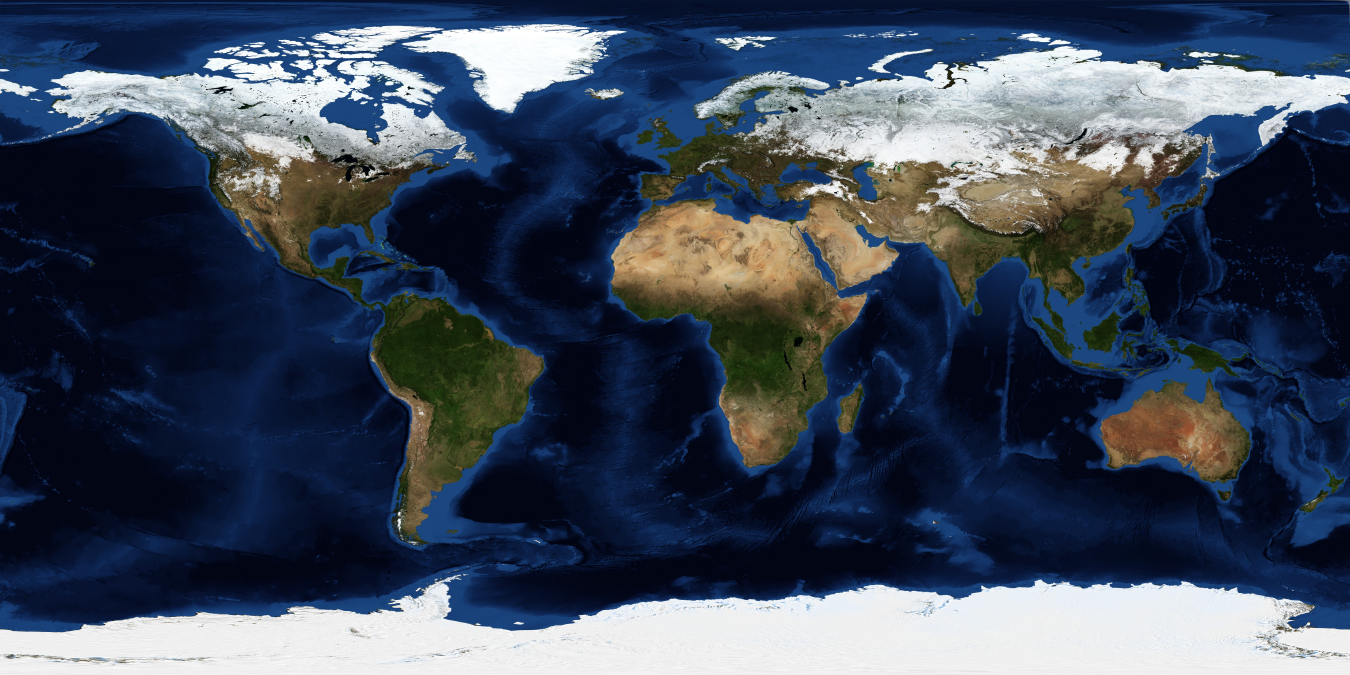
#> input picture assets-src/marsocean/earth_topobathy_5400.jpg, 5400 x 2700 px, given in place of map_src4.5.png, which was not available (shown at 1/4 size)
$ python highways_bake1.py ../marsocean ../marsocean/spacific_relief_4k.jpg
#> lines starting #> are read from the running program, lines starting #| are printed output that depends on the picture
# Stage 1: clean base plate, NJ mask, highway alpha, all in base (map_src4.5) 4K coordinates. Saves .npy to scratch.
import numpy as np, cv2, sys
R=sys.argv[1]; S=sys.argv[2]
base=cv2.imread(f'{R}/map_src4.5.png',cv2.IMREAD_GRAYSCALE)
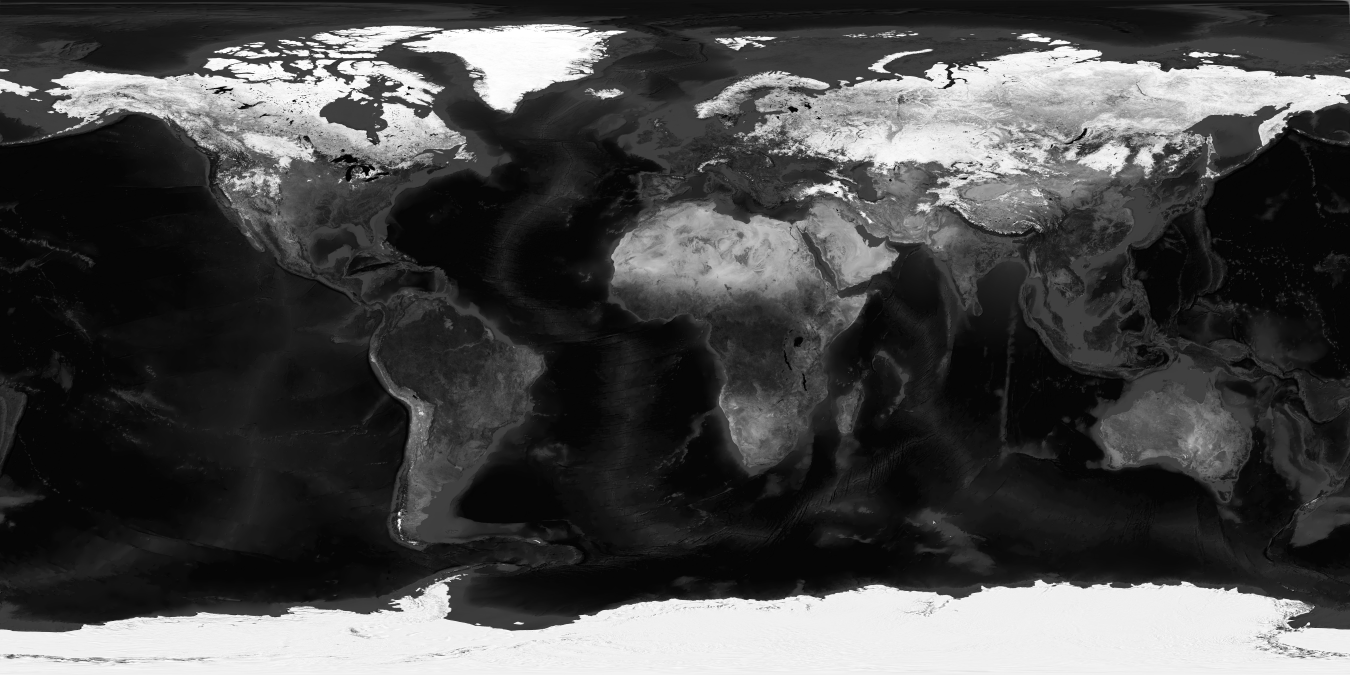
#> base: shape (2700, 5400) (shown at 1/4 size); min 0, max 255, mean 72.5
fin=cv2.imread(f'{R}/map_src10.25.png',cv2.IMREAD_GRAYSCALE)
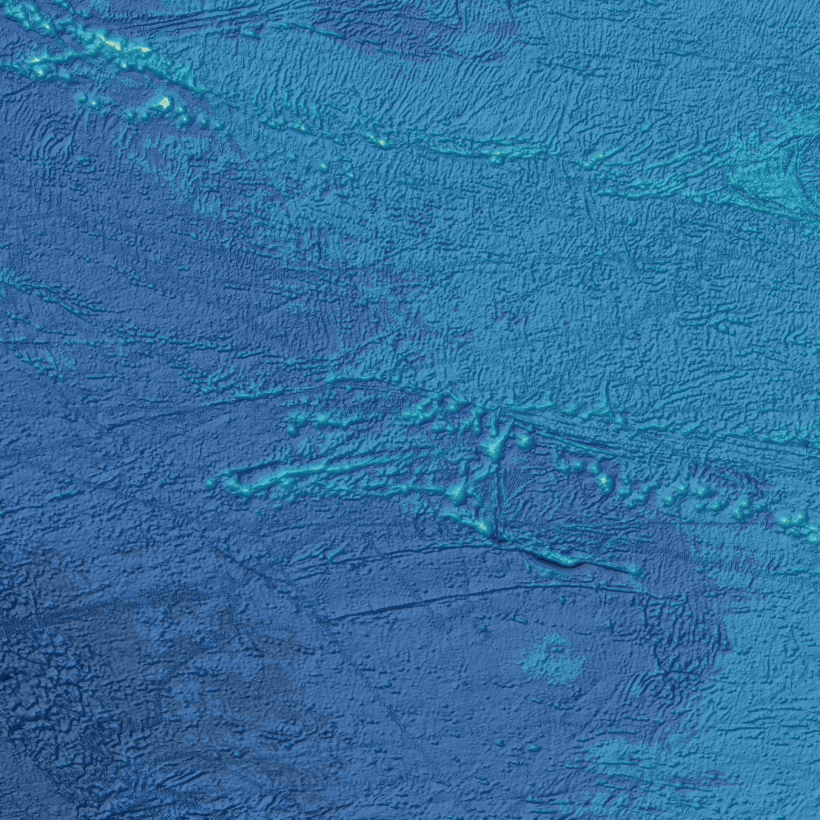
#> input picture assets-src/marsocean/spacific_relief_4k.jpg, 4096 x 4096 px, given in place of map_src10.25.png, which was not available (shown at 1/5 size)
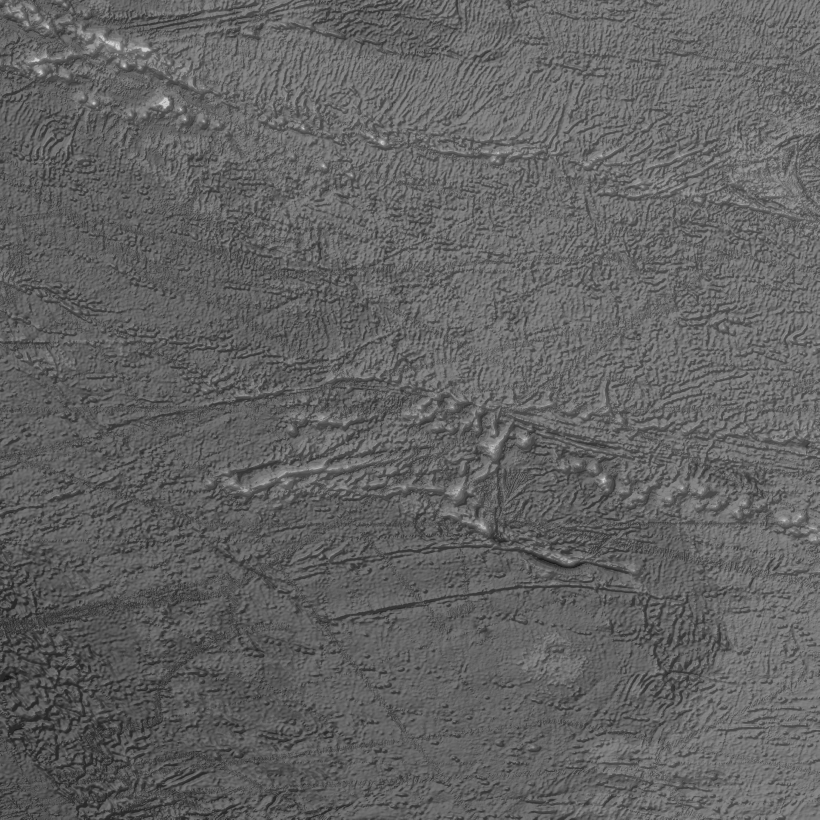
#> fin: shape (4096, 4096) (shown at 1/5 size); min 11, max 237, mean 98.7
#> (the run stopped early here; a loop or call above may not have finished)
